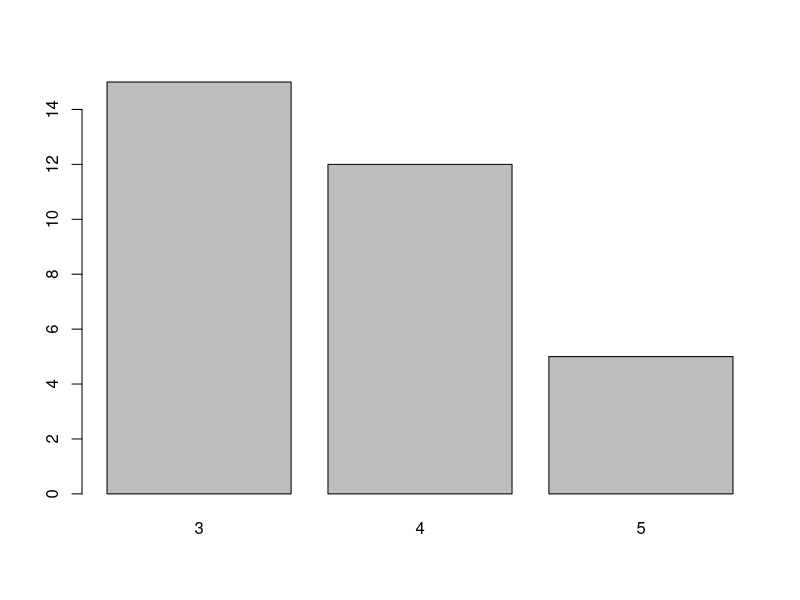
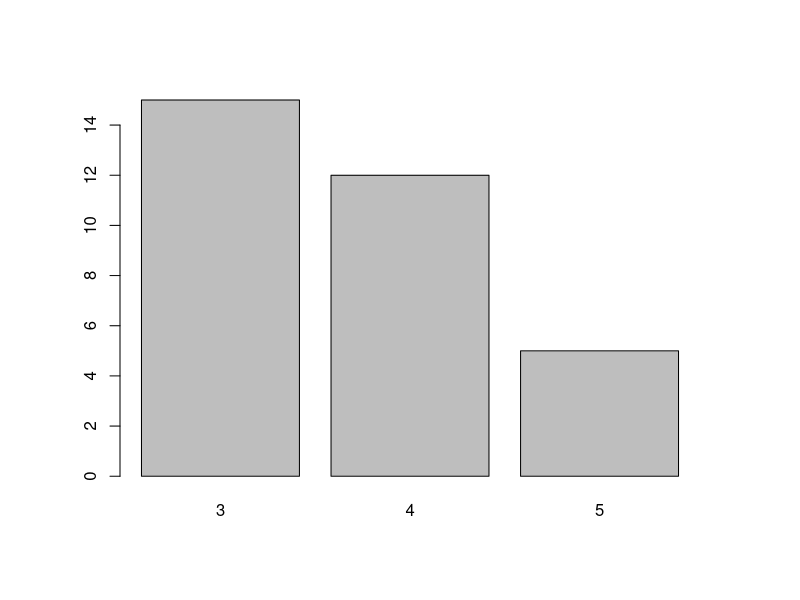
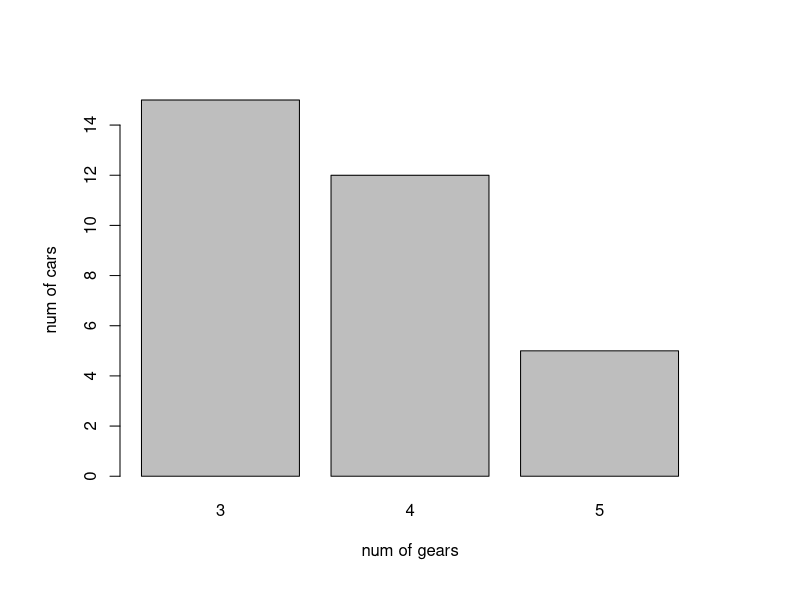
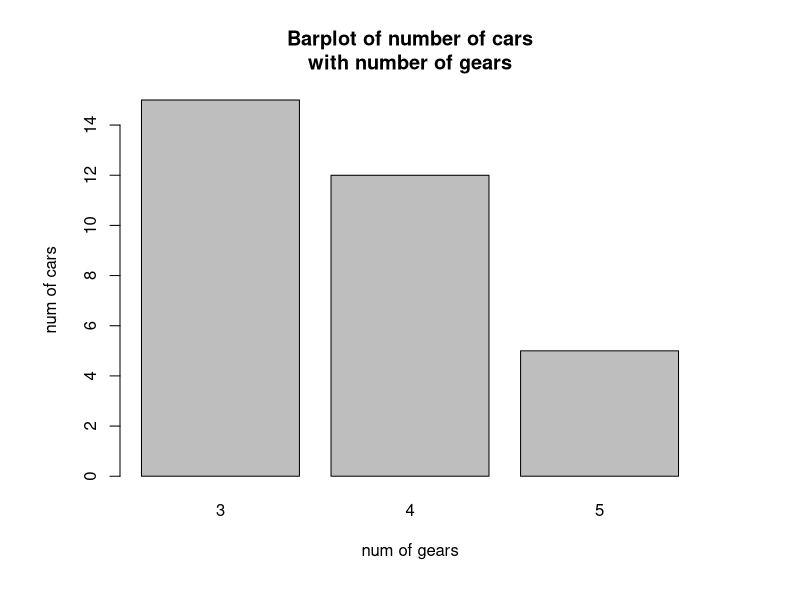
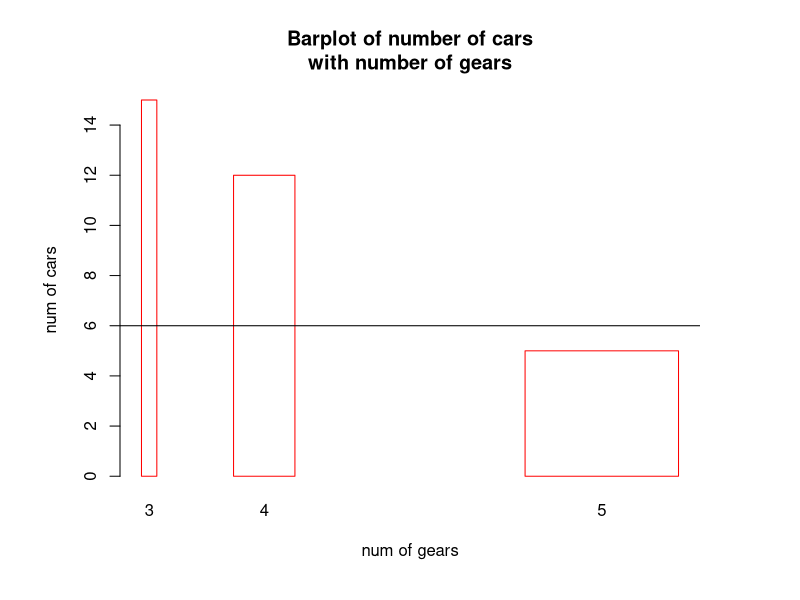
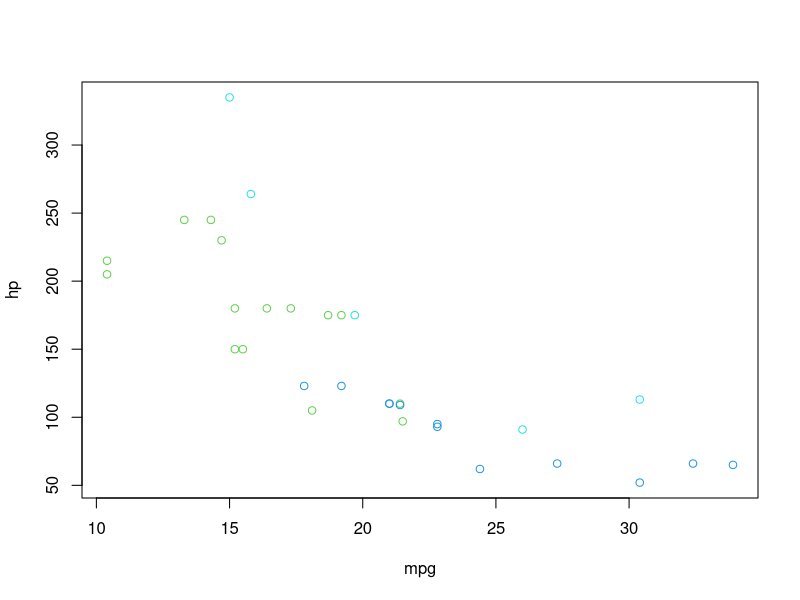
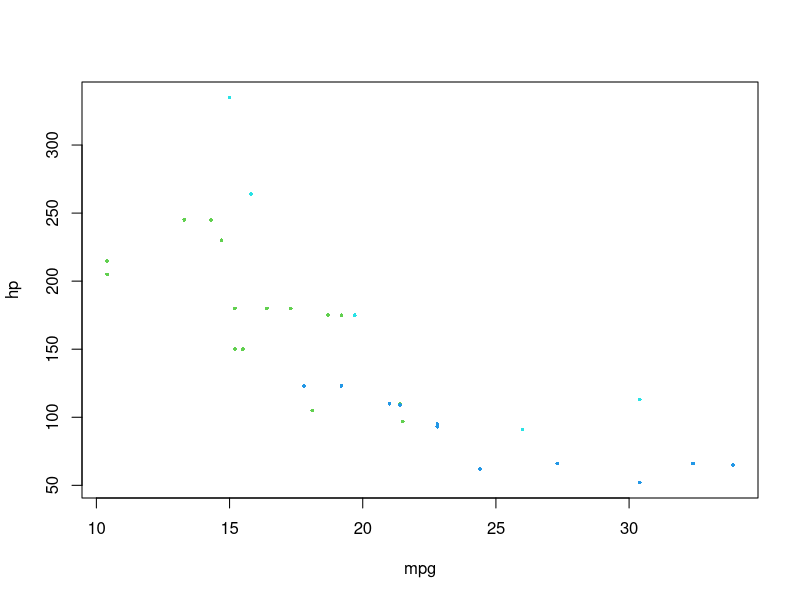
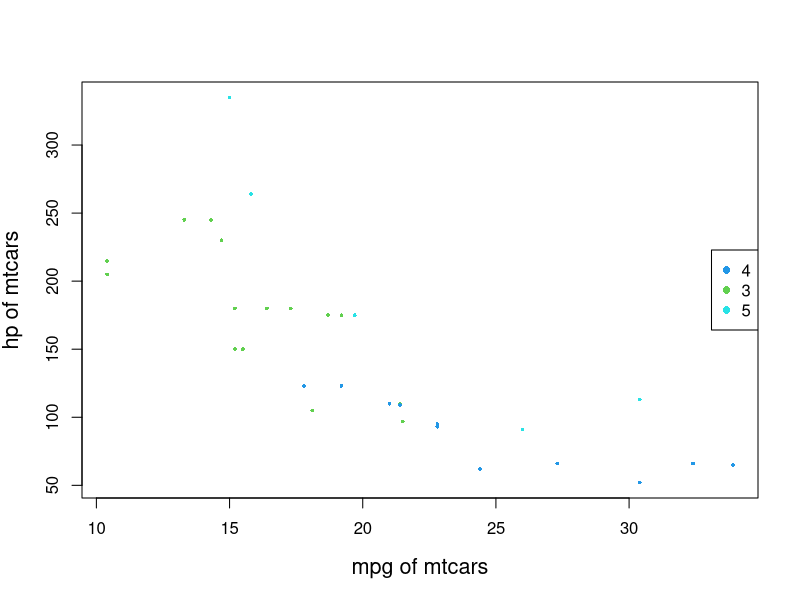

Write R code to recreate these figures, in order.
# renv::init()
# install.packages("BiocManager")
# BiocManager::install(c('tidyverse', 'cowplot', 'gridExtra','patchwork', 'biomaRt', 'pheatmap'))

lapply(c('tidyverse', 'cowplot', 'gridExtra','patchwork'), require, character.only = TRUE)

#---
# Exercise
#---

## 1
# Draw a bar plot showing the number of cars with 3, 4 or 5 forward gears. Hint: use table() function to get data into the correct format.
data(mtcars)
barplot(table(mtcars$gear))

# Change plot margins to 6, 6, 5, 5
p = par(no.readonly = T)
par(mar=c(6,6,5,5))
barplot(table(mtcars$gear))

# Add x and y axis labels
barplot(table(mtcars$gear),
        xlab = 'num of gears',
        ylab = 'num of cars')

# Add a main title spread across two lines
barplot(table(mtcars$gear),
        xlab = 'num of gears',
        ylab = 'num of cars',
        main = 'Barplot of number of cars\nwith number of gears')

# Change the colour and width of the bars
barplot(table(mtcars$gear),
        xlab = 'num of gears',
        ylab = 'num of cars',
        main = 'Barplot of number of cars\nwith number of gears',
        col = 'white', border = 'red',
        width = c(1,4,10), space = c(0, 1, 3)
        )

# Add a horizontal line at y = 6
abline(h=6)

## 2.
# Generate a scatter plot of mpg vs. hp coloured by gear values
par(p)
with(mtcars, plot(mpg, hp, col=gear))
# Change points to filled circles and increase their size
with(mtcars, plot(mpg, hp, col=gear,
                  pch=16, cex=0.5))
# Add x and y axis titles and change size
with(mtcars, plot(mpg, hp, col=gear,
                  pch=16, cex=0.5,
                  xlab = 'mpg of mtcars',
                  ylab = 'hp of mtcars',
                  cex.lab = 1.3))
# Add a legend
legend(legend = unique(mtcars$gear), col=unique(mtcars$gear), pch=16, x = 'right')
# Change colours to red, green and blue
with(mtcars, plot(mpg, hp, col=c('red', 'green', 'blue')[factor(gear)],
                  pch=16, cex=0.5,
                  xlab = 'mpg of mtcars',
                  ylab = 'hp of mtcars',
                  cex.lab = 1.3))
legend(legend = levels(factor(mtcars$gear)), col=c('red', 'green', 'blue'), pch=16, x = 'right')

## 3.
# Plot the two plots that you have just made side-by-side by changing the global graphical parameters
par(mfrow=c(1,2))
barplot(table(mtcars$gear),
        xlab = 'num of gears',
        ylab = 'num of cars',
        main = 'Barplot of number of cars\nwith number of gears',
        col = 'white', border = 'red',
        width = c(1,4,10), space = c(0, 1, 3)
)
abline(h=6)
with(mtcars, plot(mpg, hp, col=c('red', 'green', 'blue')[factor(gear)],
                  pch=16, cex=0.5,
                  xlab = 'mpg of mtcars',
                  ylab = 'hp of mtcars',
                  cex.lab = 1.3))
legend(legend = levels(factor(mtcars$gear)), col=c('red', 'green', 'blue'), pch=16, x = 'right')
